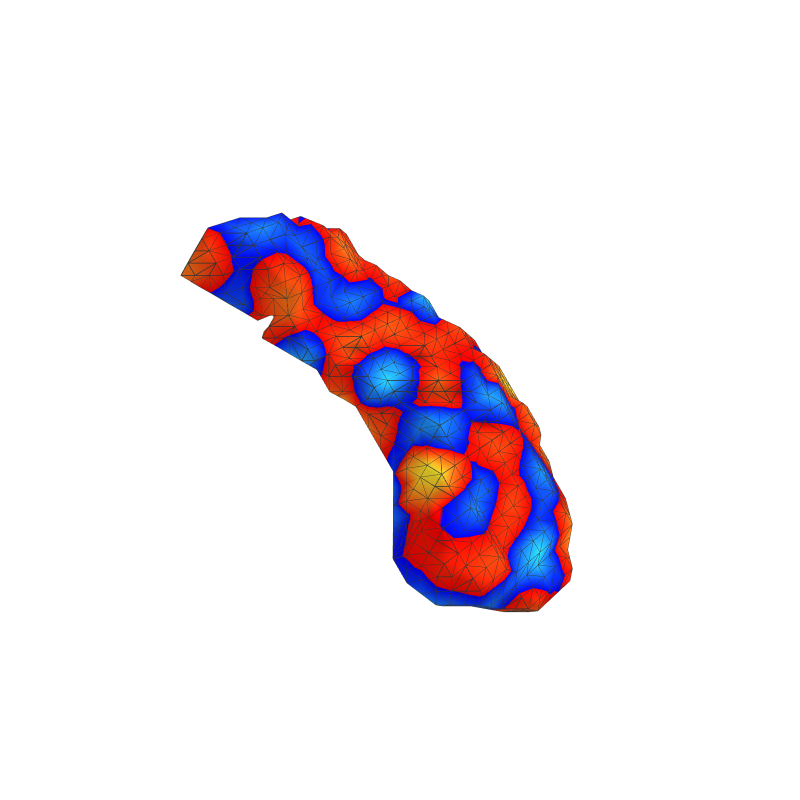

The cell this chart's notebook holds for it:
### Code cell
# Visualise mode 91
plot_tet_mesh(solver.geometry, vfunc=solver.emodes[:, 90], plot_edges=True)

### Figure 1 — Plotly figure (JSON) as saved in the notebook; plotly's stock layout.template omitted (floating-point values rounded to 4 significant figures; data arrays with more than 128 entries replaced by an {"elided": "..."} marker saying what was removed)
{"data": [{"colorscale": [[0, "rgb(51, 255, 255)"], [0.3986, "rgb(0, 0, 255)"], [0.3986, "rgb(190, 210, 220)"], [0.4006, "rgb(190, 210, 220)"], [0.4006, "rgb(255, 0, 0)"], [1, "rgb(255, 255, 51)"]], "flatshading": false, "i": {"elided": "2056 int values"}, "intensity": {"elided": "1443 float values"}, "j": {"elided": "2056 int values"}, "k": {"elided": "2056 int values"}, "showscale": false, "type": "mesh3d", "x": {"elided": "1443 float values"}, "y": {"elided": "1443 float values"}, "z": {"elided": "1443 float values"}}, {"line": {"color": "rgb(50,50,50)", "width": 1.5}, "mode": "lines", "type": "scatter3d", "x": {"elided": "10280 float values"}, "y": {"elided": "10280 float values"}, "z": {"elided": "10280 float values"}}], "layout": {"height": 800, "scene": {"xaxis": {"showbackground": false, "showgrid": false, "showline": false, "showticklabels": false, "title": {"text": ""}, "zeroline": false}, "yaxis": {"showbackground": false, "showgrid": false, "showline": false, "showticklabels": false, "title": {"text": ""}, "zeroline": false}, "zaxis": {"showbackground": false, "showgrid": false, "showline": false, "showticklabels": false, "title": {"text": ""}, "zeroline": false}}, "width": 800}}
